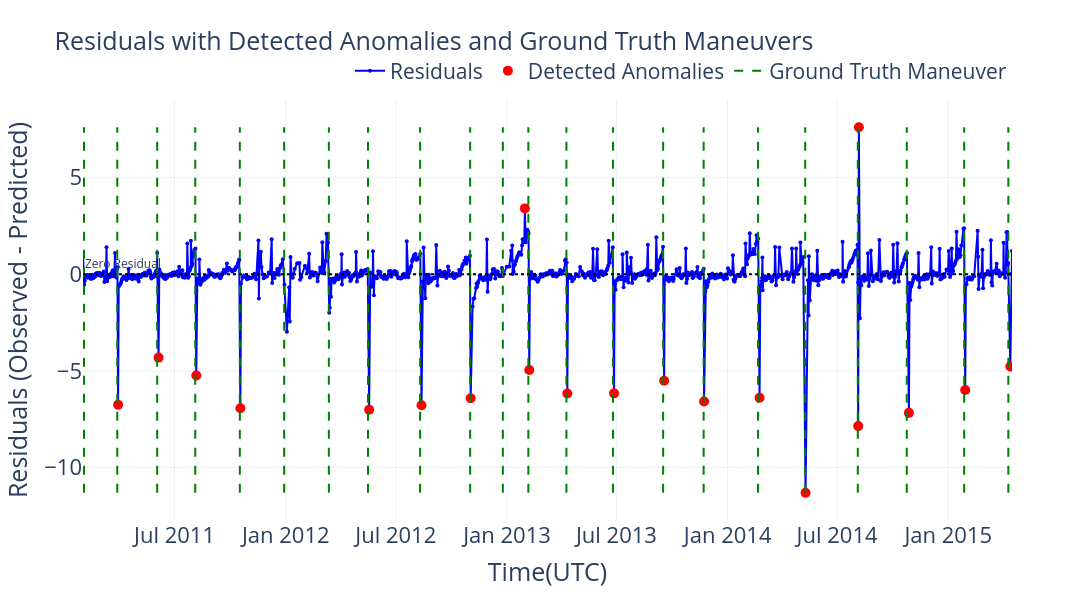

Here is the notebook cell this chart was saved with:
### Markdown cell above
### Residuals with detected anomaly and ground truth maneuver

### Code cell
#Residual range for drawing maneuver lines 
residuals_min = df_result["residuals"].min()
residuals_max = df_result["residuals"].max()

# Create figure 
fig = go.Figure()

# Residuals
fig.add_trace(go.Scatter(
    x=df_result.index,
    y=df_result["residuals"],
    mode='lines+markers',
    name='Residuals',
    marker=dict(size=4),
    line=dict(color='blue')
))

#  Detected Anomalies
fig.add_trace(go.Scatter(
    x=df_result[df_result["anomaly"]].index,
    y=df_result[df_result["anomaly"]]["residuals"],
    mode='markers',
    name='Detected Anomalies',
    marker=dict(color='red', size=10, symbol='circle'),
    hovertemplate='Anomaly Date: %{x|%Y-%m-%d}<br>Residual: %{y:.4f}'
))

# Ground Truth Maneuver Lines
for _, row in ground_truth_df_test.iterrows():
    maneuver_date = row["Start_Timestamp"]
    fig.add_trace(go.Scatter(
        x=[maneuver_date, maneuver_date],
        y=[residuals_min, residuals_max],
        mode='lines',
        line=dict(color='green', dash='dash'),
        name='Ground Truth Maneuver',
        hoverinfo='text',
        text=[f"Maneuver Date: {maneuver_date.strftime('%Y-%m-%d')}"] * 2,
        showlegend=False
    ))
fig.add_trace(go.Scatter(
    x=[None],
    y=[None],
    mode='lines',
    line=dict(color='green', dash='dash'),
    name='Ground Truth Maneuver'
))
fig.add_hline(
    y=0,
    line_dash="dot",
    line_color="black",
    annotation_text="Zero Residual",
    annotation_position="top left"
)
fig.update_layout(
    title=dict(
        text='Residuals with Detected Anomalies and Ground Truth Maneuvers',
        font=dict(size=25)  
    ),
    xaxis=dict(
        title='Time(UTC)',
        titlefont=dict(size=25),  
        tickfont=dict(size=22)   
    ),
    yaxis=dict(
        title='Residuals (Observed - Predicted)',
        titlefont=dict(size=25),  
        tickfont=dict(size=22)    
    ),
    template='plotly_white',
    width=1400,
    height=600,
    legend=dict(
        font=dict(size=21),       
        orientation="h",
        yanchor="bottom",
        y=1.02,
        xanchor="right",
        x=1
    ),
    xaxis_range=[df_result.index.min(), df_result.index.max()]
)


fig.show()

### Figure 1 — Plotly figure (JSON) as saved in the notebook; plotly's stock layout.template omitted (floating-point values rounded to 4 significant figures; data arrays with more than 128 entries replaced by an {"elided": "..."} marker saying what was removed)
{"data": [{"line": {"color": "blue"}, "marker": {"size": 4}, "mode": "lines+markers", "name": "Residuals", "type": "scatter", "x": {"elided": "1184 str values"}, "y": {"elided": "1184 float values"}}, {"hovertemplate": "Anomaly Date: %{x|%Y-%m-%d}<br>Residual: %{y:.4f}", "marker": {"color": "red", "size": 10, "symbol": "circle"}, "mode": "markers", "name": "Detected Anomalies", "type": "scatter", "x": ["2011-03-29T17:14:06.382752+00:00", "2011-06-04T14:51:53.593919+00:00", "2011-08-06T00:13:33.024000+00:00", "2011-10-17T23:26:25.381824+00:00", "2012-05-17T23:53:05.038943+00:00", "2012-08-12T15:12:50.961888+00:00", "2012-11-01T22:03:07.395839+00:00", "2013-01-30T14:25:58.977119+00:00", "2013-02-06T20:31:07.342176+00:00", "2013-04-10T20:11:29.483807+00:00", "2013-06-27T01:38:55.516703+00:00", "2013-09-17T23:02:19.679135+00:00", "2013-11-23T00:32:53.214432+00:00", "2014-02-22T18:59:52.217376+00:00", "2014-05-09T21:31:10.111584+00:00", "2014-08-04T22:34:03.304991+00:00", "2014-08-06T01:58:28.565183+00:00", "2014-10-27T21:18:22.591007+00:00", "2015-01-28T23:56:28.213727+00:00", "2015-04-13T13:46:11.083296+00:00"], "y": [-6.745, -4.312, -5.238, -6.929, -7.007, -6.774, -6.416, 3.402, -4.949, -6.164, -6.16, -5.504, -6.582, -6.382, -11.3, -7.853, 7.595, -7.167, -5.989, -4.771]}, {"hoverinfo": "text", "line": {"color": "green", "dash": "dash"}, "mode": "lines", "name": "Ground Truth Maneuver", "showlegend": false, "text": ["Maneuver Date: 2015-04-10", "Maneuver Date: 2015-04-10"], "type": "scatter", "x": ["2015-04-10T07:30:00+00:00", "2015-04-10T07:30:00+00:00"], "y": [-11.3, 7.595]}, {"hoverinfo": "text", "line": {"color": "green", "dash": "dash"}, "mode": "lines", "name": "Ground Truth Maneuver", "showlegend": false, "text": ["Maneuver Date: 2015-01-27", "Maneuver Date: 2015-01-27"], "type": "scatter", "x": ["2015-01-27T06:30:00+00:00", "2015-01-27T06:30:00+00:00"], "y": [-11.3, 7.595]}, {"hoverinfo": "text", "line": {"color": "green", "dash": "dash"}, "mode": "lines", "name": "Ground Truth Maneuver", "showlegend": false, "text": ["Maneuver Date: 2014-10-24", "Maneuver Date: 2014-10-24"], "type": "scatter", "x": ["2014-10-24T07:30:00+00:00", "2014-10-24T07:30:00+00:00"], "y": [-11.3, 7.595]}, {"hoverinfo": "text", "line": {"color": "green", "dash": "dash"}, "mode": "lines", "name": "Ground Truth Maneuver", "showlegend": false, "text": ["Maneuver Date: 2014-08-04", "Maneuver Date: 2014-08-04"], "type": "scatter", "x": ["2014-08-04T07:30:00+00:00", "2014-08-04T07:30:00+00:00"], "y": [-11.3, 7.595]}, {"hoverinfo": "text", "line": {"color": "green", "dash": "dash"}, "mode": "lines", "name": "Ground Truth Maneuver", "showlegend": false, "text": ["Maneuver Date: 2014-05-09", "Maneuver Date: 2014-05-09"], "type": "scatter", "x": ["2014-05-09T07:30:00+00:00", "2014-05-09T07:30:00+00:00"], "y": [-11.3, 7.595]}, {"hoverinfo": "text", "line": {"color": "green", "dash": "dash"}, "mode": "lines", "name": "Ground Truth Maneuver", "showlegend": false, "text": ["Maneuver Date: 2014-02-20", "Maneuver Date: 2014-02-20"], "type": "scatter", "x": ["2014-02-20T07:30:00+00:00", "2014-02-20T07:30:00+00:00"], "y": [-11.3, 7.595]}, {"hoverinfo": "text", "line": {"color": "green", "dash": "dash"}, "mode": "lines", "name": "Ground Truth Maneuver", "showlegend": false, "text": ["Maneuver Date: 2013-11-22", "Maneuver Date: 2013-11-22"], "type": "scatter", "x": ["2013-11-22T07:30:00+00:00", "2013-11-22T07:30:00+00:00"], "y": [-11.3, 7.595]}, {"hoverinfo": "text", "line": {"color": "green", "dash": "dash"}, "mode": "lines", "name": "Ground Truth Maneuver", "showlegend": false, "text": ["Maneuver Date: 2013-09-16", "Maneuver Date: 2013-09-16"], "type": "scatter", "x": ["2013-09-16T07:30:00+00:00", "2013-09-16T07:30:00+00:00"], "y": [-11.3, 7.595]}, {"hoverinfo": "text", "line": {"color": "green", "dash": "dash"}, "mode": "lines", "name": "Ground Truth Maneuver", "showlegend": false, "text": ["Maneuver Date: 2013-06-25", "Maneuver Date: 2013-06-25"], "type": "scatter", "x": ["2013-06-25T07:30:00+00:00", "2013-06-25T07:30:00+00:00"], "y": [-11.3, 7.595]}, {"hoverinfo": "text", "line": {"color": "green", "dash": "dash"}, "mode": "lines", "name": "Ground Truth Maneuver", "showlegend": false, "text": ["Maneuver Date: 2013-04-09", "Maneuver Date: 2013-04-09"], "type": "scatter", "x": ["2013-04-09T07:30:00+00:00", "2013-04-09T07:30:00+00:00"], "y": [-11.3, 7.595]}, {"hoverinfo": "text", "line": {"color": "green", "dash": "dash"}, "mode": "lines", "name": "Ground Truth Maneuver", "showlegend": false, "text": ["Maneuver Date: 2013-02-05", "Maneuver Date: 2013-02-05"], "type": "scatter", "x": ["2013-02-05T07:30:00+00:00", "2013-02-05T07:30:00+00:00"], "y": [-11.3, 7.595]}, {"hoverinfo": "text", "line": {"color": "green", "dash": "dash"}, "mode": "lines", "name": "Ground Truth Maneuver", "showlegend": false, "text": ["Maneuver Date: 2012-12-25", "Maneuver Date: 2012-12-25"], "type": "scatter", "x": ["2012-12-25T03:00:00+00:00", "2012-12-25T03:00:00+00:00"], "y": [-11.3, 7.595]}, {"hoverinfo": "text", "line": {"color": "green", "dash": "dash"}, "mode": "lines", "name": "Ground Truth Maneuver", "showlegend": false, "text": ["Maneuver Date: 2012-11-01", "Maneuver Date: 2012-11-01"], "type": "scatter", "x": ["2012-11-01T01:30:00+00:00", "2012-11-01T01:30:00+00:00"], "y": [-11.3, 7.595]}, {"hoverinfo": "text", "line": {"color": "green", "dash": "dash"}, "mode": "lines", "name": "Ground Truth Maneuver", "showlegend": false, "text": ["Maneuver Date: 2012-08-10", "Maneuver Date: 2012-08-10"], "type": "scatter", "x": ["2012-08-10T07:00:00+00:00", "2012-08-10T07:00:00+00:00"], "y": [-11.3, 7.595]}, {"hoverinfo": "text", "line": {"color": "green", "dash": "dash"}, "mode": "lines", "name": "Ground Truth Maneuver", "showlegend": false, "text": ["Maneuver Date: 2012-05-16", "Maneuver Date: 2012-05-16"], "type": "scatter", "x": ["2012-05-16T02:00:00+00:00", "2012-05-16T02:00:00+00:00"], "y": [-11.3, 7.595]}, {"hoverinfo": "text", "line": {"color": "green", "dash": "dash"}, "mode": "lines", "name": "Ground Truth Maneuver", "showlegend": false, "text": ["Maneuver Date: 2012-03-12", "Maneuver Date: 2012-03-12"], "type": "scatter", "x": ["2012-03-12T07:30:00+00:00", "2012-03-12T07:30:00+00:00"], "y": [-11.3, 7.595]}, {"hoverinfo": "text", "line": {"color": "green", "dash": "dash"}, "mode": "lines", "name": "Ground Truth Maneuver", "showlegend": false, "text": ["Maneuver Date: 2011-12-29", "Maneuver Date: 2011-12-29"], "type": "scatter", "x": ["2011-12-29T08:30:00+00:00", "2011-12-29T08:30:00+00:00"], "y": [-11.3, 7.595]}, {"hoverinfo": "text", "line": {"color": "green", "dash": "dash"}, "mode": "lines", "name": "Ground Truth Maneuver", "showlegend": false, "text": ["Maneuver Date: 2011-10-17", "Maneuver Date: 2011-10-17"], "type": "scatter", "x": ["2011-10-17T01:00:00+00:00", "2011-10-17T01:00:00+00:00"], "y": [-11.3, 7.595]}, {"hoverinfo": "text", "line": {"color": "green", "dash": "dash"}, "mode": "lines", "name": "Ground Truth Maneuver", "showlegend": false, "text": ["Maneuver Date: 2011-08-04", "Maneuver Date: 2011-08-04"], "type": "scatter", "x": ["2011-08-04T07:30:00+00:00", "2011-08-04T07:30:00+00:00"], "y": [-11.3, 7.595]}, {"hoverinfo": "text", "line": {"color": "green", "dash": "dash"}, "mode": "lines", "name": "Ground Truth Maneuver", "showlegend": false, "text": ["Maneuver Date: 2011-06-02", "Maneuver Date: 2011-06-02"], "type": "scatter", "x": ["2011-06-02T07:30:00+00:00", "2011-06-02T07:30:00+00:00"], "y": [-11.3, 7.595]}, {"hoverinfo": "text", "line": {"color": "green", "dash": "dash"}, "mode": "lines", "name": "Ground Truth Maneuver", "showlegend": false, "text": ["Maneuver Date: 2011-03-28", "Maneuver Date: 2011-03-28"], "type": "scatter", "x": ["2011-03-28T08:00:00+00:00", "2011-03-28T08:00:00+00:00"], "y": [-11.3, 7.595]}, {"hoverinfo": "text", "line": {"color": "green", "dash": "dash"}, "mode": "lines", "name": "Ground Truth Maneuver", "showlegend": false, "text": ["Maneuver Date: 2011-02-01", "Maneuver Date: 2011-02-01"], "type": "scatter", "x": ["2011-02-01T07:00:00+00:00", "2011-02-01T07:00:00+00:00"], "y": [-11.3, 7.595]}, {"line": {"color": "green", "dash": "dash"}, "mode": "lines", "name": "Ground Truth Maneuver", "type": "scatter", "x": [null], "y": [null]}], "layout": {"annotations": [{"showarrow": false, "text": "Zero Residual", "x": 0, "xanchor": "left", "xref": "x domain", "y": 0, "yanchor": "bottom", "yref": "y"}], "height": 600, "legend": {"font": {"size": 21}, "orientation": "h", "x": 1, "xanchor": "right", "y": 1.02, "yanchor": "bottom"}, "shapes": [{"line": {"color": "black", "dash": "dot"}, "type": "line", "x0": 0, "x1": 1, "xref": "x domain", "y0": 0, "y1": 0, "yref": "y"}], "title": {"font": {"size": 25}, "text": "Residuals with Detected Anomalies and Ground Truth Maneuvers"}, "width": 1400, "xaxis": {"range": ["2011-01-30T15:10:21.948671+00:00", "2015-04-16T09:12:35.675136+00:00"], "tickfont": {"size": 22}, "title": {"font": {"size": 25}, "text": "Time(UTC)"}}, "yaxis": {"tickfont": {"size": 22}, "title": {"font": {"size": 25}, "text": "Residuals (Observed - Predicted)"}}}}
